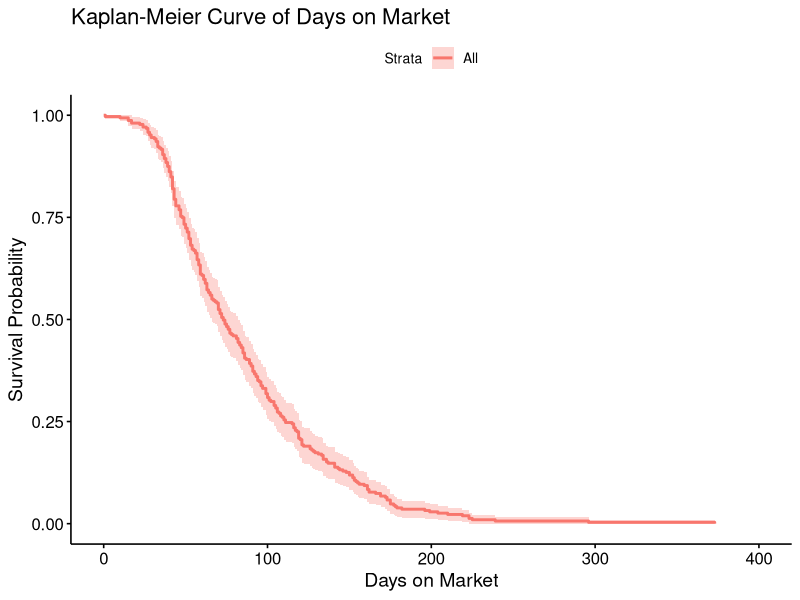
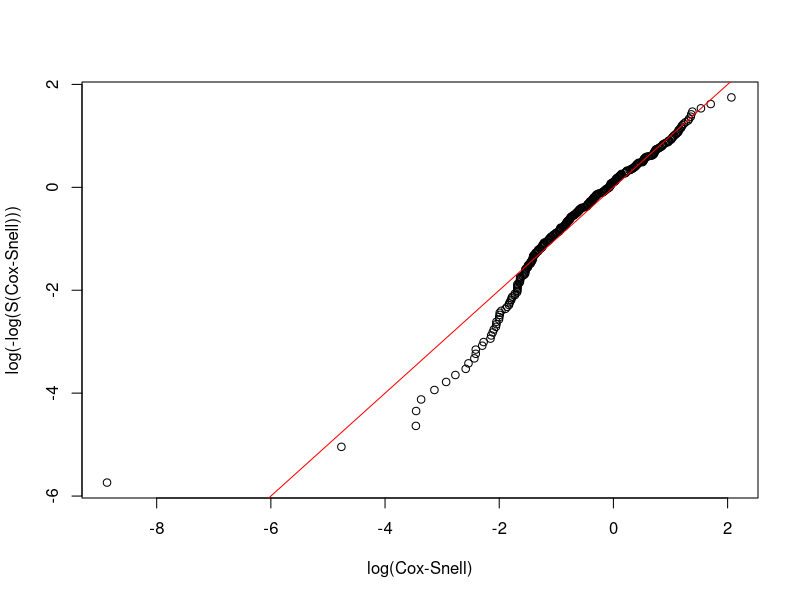
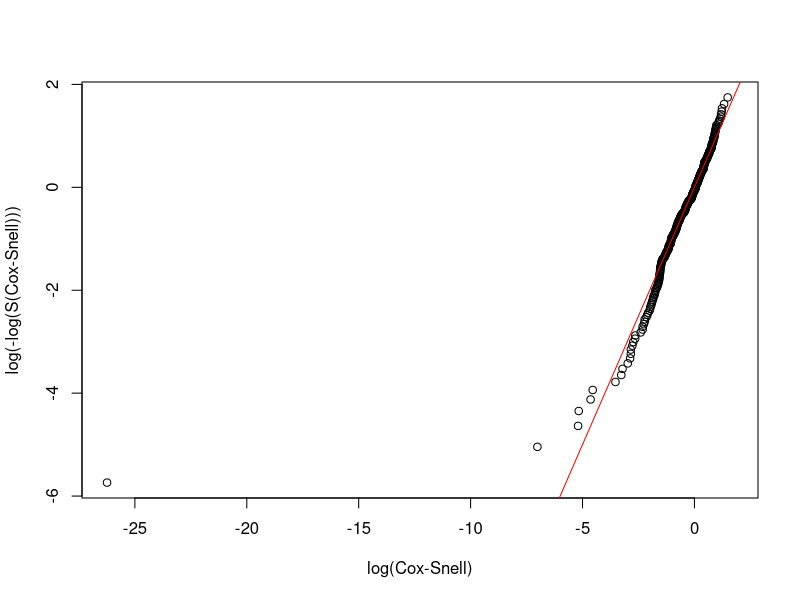
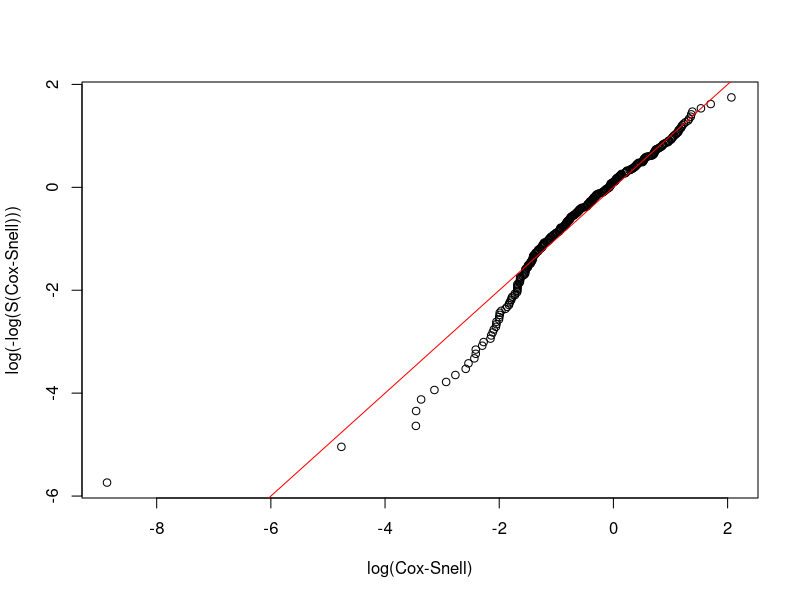
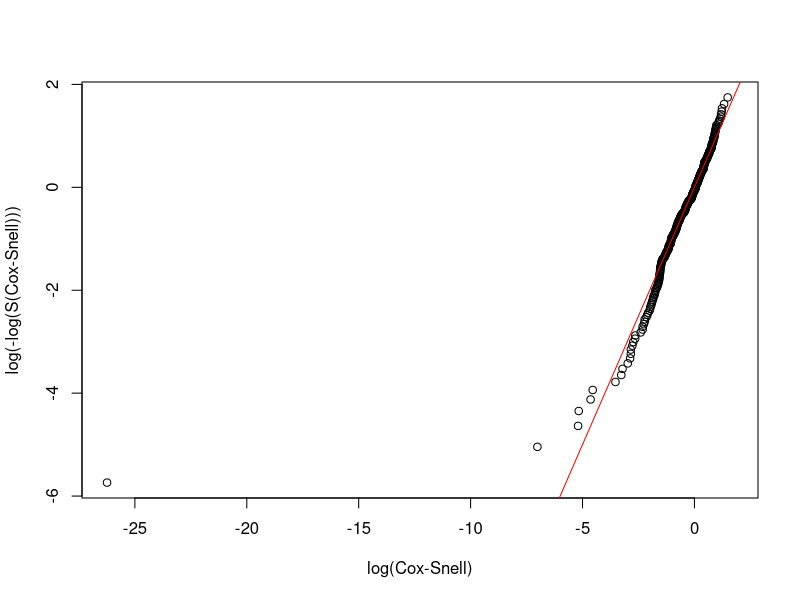
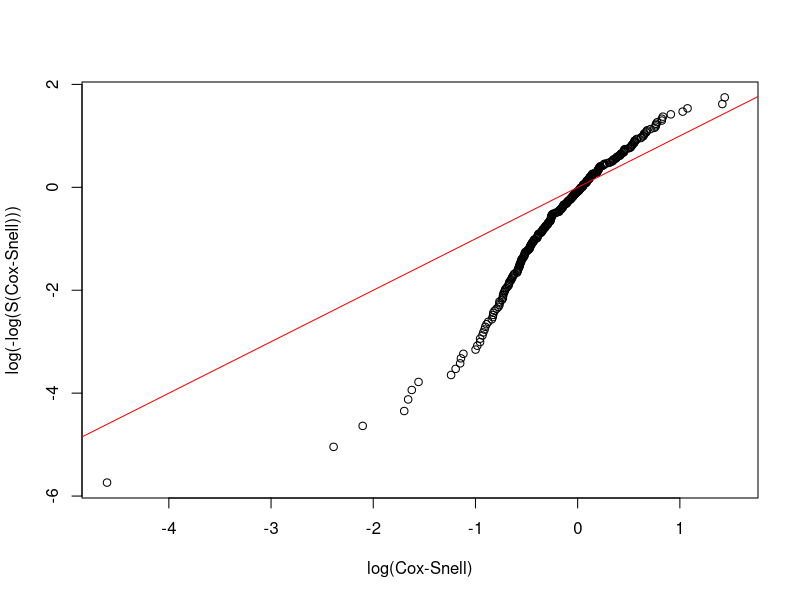
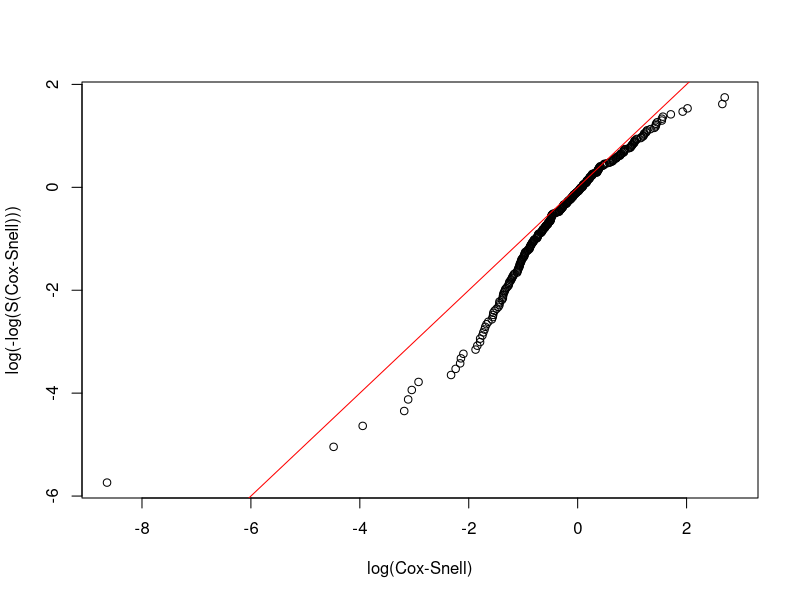
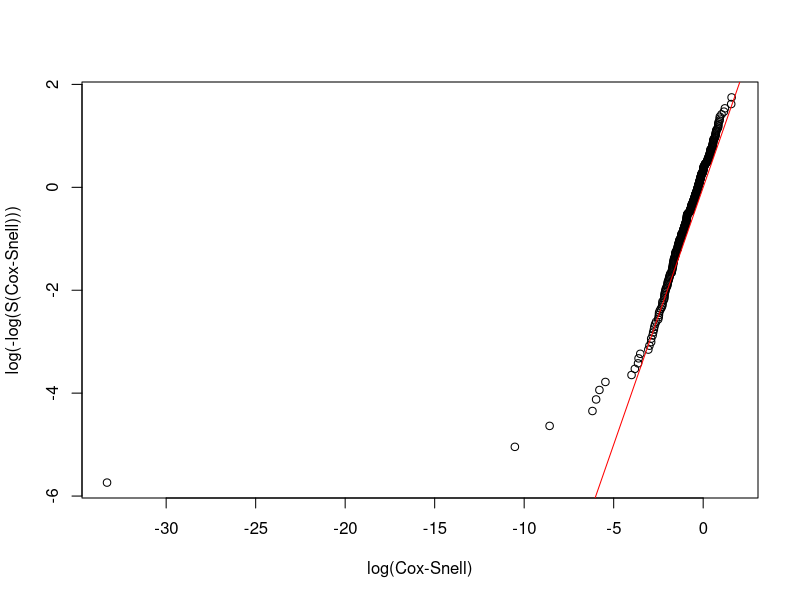

These figures' R source, in order:
## ---- chunk 1
knitr::opts_chunk$set(echo = TRUE)

library(tidyverse)
library(readr)
library(ggplot2)
library(survival)
library(survminer)

house <- read_csv("../Source/house_TC.csv")
house <- house %>% mutate(tom = ifelse(tom == 0, 1, tom),
                          prdiff_np = as.factor(prdiff_np))
## ---- chunk 2

# mean(house$tom)
# median(house$tom)
KM = survfit( Surv(tom) ~ 1 , conf.type="plain" , data=house ) 
ggsurvplot(KM, data=house) +
  labs(x = "Days on Market", y = "Survival Probability", title = "Kaplan-Meier Curve of Days on Market")

## ---- chunk 3
mw = survreg( Surv(tom) ~ schdist , dist = "weibull" , data = house )
mln = survreg( Surv(tom) ~ schdist , dist = "lognormal" , data = house )
mcox = coxph( Surv(tom) ~ schdist , data = house )

summary(mw) # the sign of schdist makes sense (positive) and it is significant
summary(mln) # the sign of schdist is negative and it is NOT significant
mcox # sign agrees with weibull and it is significant
## ---- chunk 4
# !!! Why does log normal look better?
# Create Cox-Snell residuals
CS_w = -log( 1 - pweibull(house$tom, 1/0.537, exp(4.443 + 0.246*house$schdist) ) )
CS_ln = -log( 1 - plnorm(house$tom, 4.3010 + -0.0313*house$schdist, 0.623) ) 

# Make appropriate graph using CoxSnell function
# Creates Cox-Snell Plot:
CoxSnell = function(cs, status, xlim=NULL, ylim=NULL) {
  kmcs=survfit(Surv(jitter(cs,amount=(max(cs)-min(cs))/1000),status)~1)$surv
  plot(log(-log(kmcs))~sort(log(cs)),xlab="log(Cox-Snell)",ylab="log(-log(S(Cox-Snell)))",xlim=xlim,ylim=ylim)
  abline(0,1,col='red') }

house$status = rep(1, nrow(house))
CoxSnell( CS_w , house$status )
CoxSnell( CS_ln , house$status )
## ---- chunk 5
2*(3-mw$loglik[2]) # mw
2*(3-mln$loglik[2]) # mln

# The AIC for the Weibull model is 3242.878, and that for the Log Normal model is 3258.564. Thus, we conclude that the Weibull model fits better than the Log Normal model. 
## ---- chunk 6
house$crimeCat2 = cut(house$ncrime, breaks = c(0,250,2000,5000,10000))

mw = survreg( Surv(tom) ~ crimeCat2, dist = "weibull" , data = house )
mln = survreg( Surv(tom) ~ crimeCat2, dist = "lognormal" , data = house )
mcox = coxph( Surv(tom) ~ crimeCat2, data = house )

summary(mw)
summary(mln)
mcox
## ---- chunk 7
# !!! how do I include the crime variables?
# Create Cox-Snell residuals
# CS_w = -log( 1 - pweibull(house$tom, 1/0.533, exp(4.4549 + 0.246*house$"crimeCat2(250,2e+03]" + 0.1379*) ) )
CS_ln = -log( 1 - plnorm(house$tom, 4.3010 + -0.0313*house$schdist, 0.623) ) 

# Make appropriate graph using CoxSnell function
# Creates Cox-Snell Plot:
CoxSnell = function(cs, status, xlim=NULL, ylim=NULL) {
  kmcs=survfit(Surv(jitter(cs,amount=(max(cs)-min(cs))/1000),status)~1)$surv
  plot(log(-log(kmcs))~sort(log(cs)),xlab="log(Cox-Snell)",ylab="log(-log(S(Cox-Snell)))",xlim=xlim,ylim=ylim)
  abline(0,1,col='red') }

house$status = rep(1, nrow(house))
CoxSnell( CS_w , house$status )
CoxSnell( CS_ln , house$status )
## ---- chunk 8
2*(3-mw$loglik[2]) # mw
2*(3-mln$loglik[2]) # mln
## ---- chunk 9
mw = survreg( Surv(tom) ~ listedatdate, dist = "weibull" , data = house )
mln = survreg( Surv(tom) ~ listedatdate, dist = "lognormal" , data = house )
mcox = coxph( Surv(tom) ~ listedatdate, data = house )

summary(mw)
summary(mln)
mcox
## ---- chunk 10
2*(3-mw$loglik[2]) # mw
2*(3-mln$loglik[2]) # mln

# Again, the AIC indicates that the Weibull model is a better fit than the Log Normal model.
## ---- chunk 11
mw = survreg( Surv(tom) ~ log(listedatpr), dist = "weibull" , data = house )
mln = survreg( Surv(tom) ~ log(listedatpr), dist = "lognormal" , data = house )
mcox = coxph( Surv(tom) ~ log(listedatpr), data = house )

summary(mw)
summary(mln)
mcox
## ---- chunk 12
exp(0.120) #w
exp(0.189) #ln
## ---- chunk 13
2*(3-mw$loglik[2]) # mw
2*(3-mln$loglik[2]) # mln

# Again, the AIC indicates that the Weibull model is a better fit than the Log Normal model.
## ---- chunk 14
me = survreg( Surv(tom) ~ schdist + ncrime + listedatdate + listedatpr , dist = "exponential" , data = house )
mw = survreg( Surv(tom) ~ schdist + ncrime + listedatdate + listedatpr , dist = "weibull" , data = house )
mln = survreg( Surv(tom) ~ schdist + ncrime + listedatdate + listedatpr , dist = "lognormal" , data = house )

summary(me)
summary(mw) # schdist sign
summary(mln) # schdist insign (Victor!!!)
## ---- chunk 15
me
mw
mln

# Create Cox-Snell residuals
CS_e = -log( 1 - pexp(house$tom, 1/exp(4.153050e+00 + 5.260030e-02*house$beds + 4.625418e-02*house$bathf + 3.530967e-02*house$bathp + -4.039299e-02*house$carg -2.186615e-05*house$sqft + 1.252779e-01*house$schdist + 5.489057e-06*house$ncrime + -5.267278e-06*house$prdiff) ) )
CS_w = -log( 1 - pweibull(house$tom, 1/0.532846, exp(4.153050e+00 + 5.260030e-02*house$beds + 4.625418e-02*house$bathf + 3.530967e-02*house$bathp + -4.039299e-02*house$carg -2.186615e-05*house$sqft + 1.252779e-01*house$schdist + 5.489057e-06*house$ncrime + -5.267278e-06*house$prdiff ) ) )
CS_ln = -log( 1 - plnorm(house$tom, 4.153050e+00 + 5.260030e-02*house$beds + 4.625418e-02*house$bathf + 3.530967e-02*house$bathp + -4.039299e-02*house$carg -2.186615e-05*house$sqft + 1.252779e-01*house$schdist + 5.489057e-06*house$ncrime + -5.267278e-06*house$prdiff, 0.5914082) ) 

# Make appropriate graph using CoxSnell function
CoxSnell( CS_e , house$status )
CoxSnell( CS_w , house$status )
CoxSnell( CS_ln , house$status )
## ---- chunk 16
me$loglik
mw$loglik

2*(-1610.590 - -1691.369) # me vs. mw
1 - pchisq( 161.558 , df=1 ) 
## ---- chunk 17
mln$loglik

2*(9--1691.369) # me
2*(10--1610.590) # mw
2*(10--1610.297) # mln
## ---- chunk 18
mw = survreg( Surv(tom) ~ crimeCat2 + I(log(listedatpr)) + schdist, dist = "weibull" , data = house )
mln = survreg( Surv(tom) ~ crimeCat2 + I(log(listedatpr)) + schdist, dist = "lognormal" , data = house )
mcox = coxph( Surv(tom) ~ crimeCat2 + I(log(listedatpr)) + schdist , data = house )

summary(mw)
summary(mln)
mcox
## ---- chunk 19

survdiff(Surv(tom) ~ as.factor(prdiff_np), data=house)

## ---- chunk 20

1 - pchisq(37.71+10.75+5.41, df=2)

## ---- chunk 21
# Note: + = hot houses
(HR = (81/41.5)/(193/244.2)) # + / -
## ---- chunk 22
cat("[", HR*exp(-1.96*sqrt(1/41.5+1/244.2)), ", ", HR*exp(+1.96*sqrt(1/41.5+1/244.2)),"]", sep="")
## ---- chunk 23
(HR = (193/244.2)/(37/25.3)) # - / 0
## ---- chunk 24
cat("[", HR*exp(-1.96*sqrt(1/244.2+1/25.3)), ", ", HR*exp(+1.96*sqrt(1/244.2+1/25.3)),"]", sep="")
## ---- chunk 25
# Note: + = hot houses
(HR = (81/41.5)/(37/25.3)) # + / 0
## ---- chunk 26
cat("[", HR*exp(-1.96*sqrt(1/41.5+1/25.3)), ", ", HR*exp(+1.96*sqrt(1/41.5+1/25.3)),"]", sep="")
